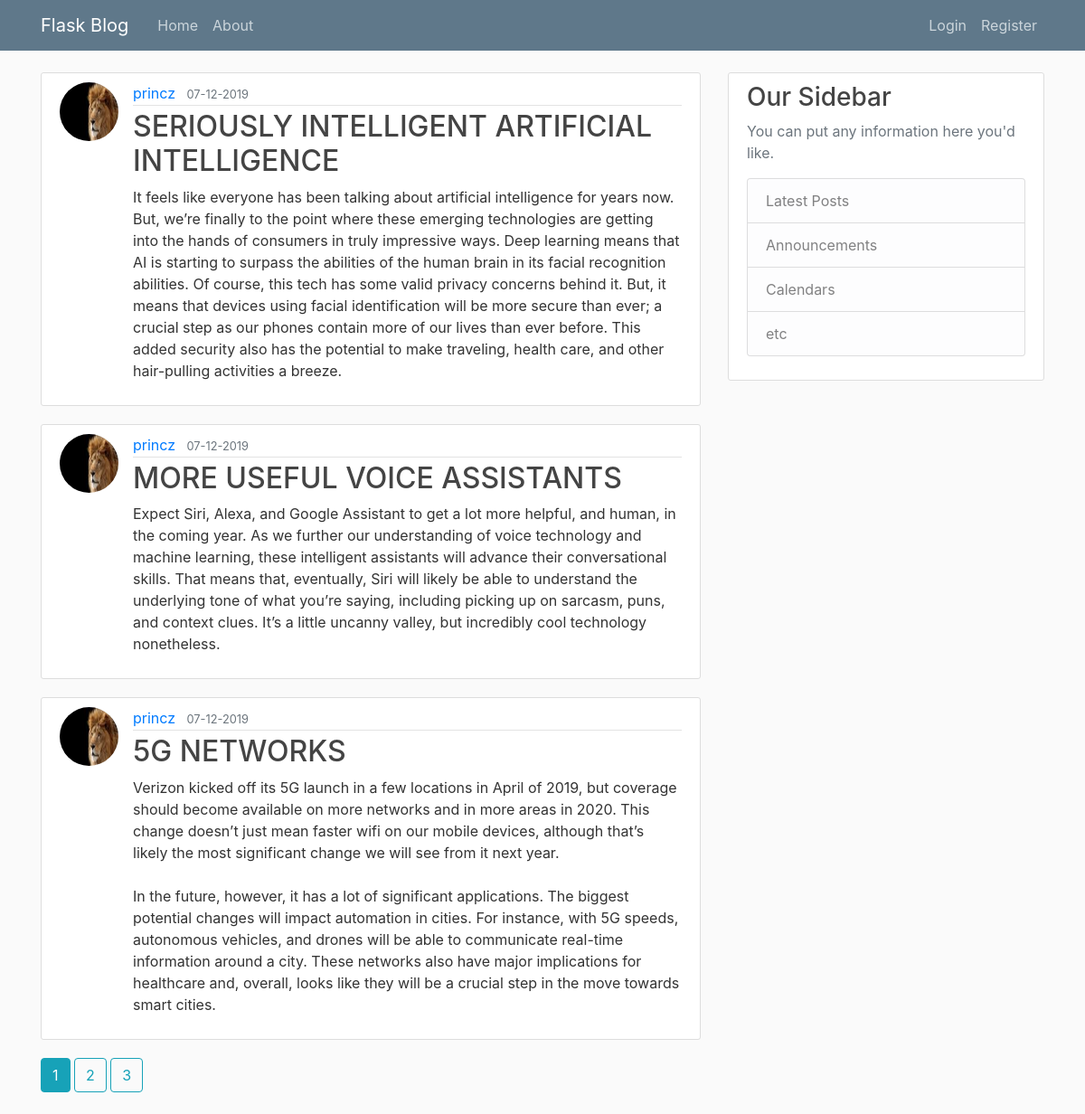
The page / on the database its author committed.
### flaskblog/models.py (models this page shows, shortened)
class Post(db.Model):
    id = db.Column(db.Integer, primary_key=True)
    title = db.Column(db.String(100), nullable=False)
    date_posted = db.Column(db.DateTime, nullable=False, default=datetime.utcnow)
    content = db.Column(db.Text, nullable=False)
    user_id = db.Column(db.Integer, db.ForeignKey('user.id'), nullable=False)

class User(db.Model, UserMixin):
    id = db.Column(db.Integer, primary_key=True)
    username = db.Column(db.String(20), unique=True, nullable=False)
    email = db.Column(db.String(120), unique=True, nullable=False)
    image_file = db.Column(db.String(20), nullable=False, default='1.JPG')
    password = db.Column(db.String(60), nullable=False)
    posts = db.relationship('Post', backref='author', lazy=True)

### flaskblog/routes.py (the view)
@app.route('/')
def home():
    page = request.args.get('page', 1, type=int)
    posts = Post.query.order_by(Post.date_posted.desc()).paginate(per_page=3, page=page)
    return render_template('home.html', posts=posts, title="post")

### flaskblog/templates/home.html
{%extends "layout.html"%}
{%block content%}
    {%for post in posts.items%}
        <article class="media content-section">
            <img class="rounded-circle article-img" src="{{url_for('static', filename='profile_pics/'+post.author.image_file) }}">
          <div class="media-body">
            <div class="article-metadata">
              <a class="mr-2" href="{{url_for('user_posts', username = post.author.username)}}">{{ post.author.username }}</a>
              <small class="text-muted">{{ post.date_posted.strftime('%d-%m-%Y') }}</small>
            </div>
            <h2><a class="article-title" href="{{url_for('post', post_id = post.id)}}">{{ post.title }}</a></h2>
            <p class="article-content">{{ post.content }}</p>
          </div>
        </article>
    {%endfor%}
 {%for page_num in posts.iter_pages(left_edge=1, right_edge=1, left_current=1, right_current=2)%}
    {%if page_num%}
        {%if posts.page == page_num%}
            <a class="btn btn-info mb-4" href="{{url_for('home', page = page_num)}}">{{page_num}}</a>
        {%else%}
            <a class="btn btn-outline-info mb-4" href="{{url_for('home', page = page_num)}}">{{page_num}}</a>
        {%endif%}
    {%else%}
        ...
    {%endif%}
 {%endfor%}
{%endblock content%}

### flaskblog/static/main.css (style rules this page uses)
body { background: #fafafa; color: #333333; margin-top: 5rem; }
h1, h2, h3, h4, h5, h6 { color: #444444; }
.content-section { background: #ffffff; padding: 10px 20px; border: 1px solid #dddddd; border-radius: 3px; margin-bottom: 20px; }
.article-title { color: #444444; }
.article-content { white-space: pre-line; }
.article-img { height: 65px; width: 65px; margin-right: 16px; }
.article-metadata { padding-bottom: 1px; margin-bottom: 4px; border-bottom: 1px solid #e3e3e3 }

### rows shown on the page
Post: image_file (picture), author.username "princz", date_posted "07-12-2019", title "SERIOUSLY INTELLIGENT ARTIFICIAL INTELLIGENCE", content "It feels like everyone has been talking about artificial intelligence for years now. But, we’re finally to the point where these emerging technologies are getting into the hands of consumers in truly impressive ways. Deep learning means that AI is starting to surpass the abilities of the human brain in its facial recognition abilities. Of course, this tech has some valid privacy concerns behind it. But, it means that devices using facial identification will be more secure than ever; a crucial step as our phones contain more of our lives than ever before. This added security also has the potential to make traveling, health care, and other hair-pulling activities a breeze."
Post: image_file (picture), author.username "princz", date_posted "07-12-2019", title "MORE USEFUL VOICE ASSISTANTS", content "Expect Siri, Alexa, and Google Assistant to get a lot more helpful, and human, in the coming year. As we further our understanding of voice technology and machine learning, these intelligent assistants will advance their conversational skills. That means that, eventually, Siri will likely be able to understand the underlying tone of what you’re saying, including picking up on sarcasm, puns, and context clues. It’s a little uncanny valley, but incredibly cool technology nonetheless."
Post: image_file (picture), author.username "princz", date_posted "07-12-2019", title "5G NETWORKS", content "Verizon kicked off its 5G launch in a few locations in April of 2019, but coverage should become available on more networks and in more areas in 2020. This change doesn’t just mean faster wifi on our mobile devices, although that’s likely the most significant change we will see from it next year. In the future, however, it has a lot of significant applications. The biggest potential changes will impact automation in cities. For instance, with 5G speeds, autonomous vehicles, and drones will be able to communicate real-time information around a city. These networks also have major implications for healthcare and, overall, looks like they will be a crucial step in the move towards smart cities."

### other values the page prints
{{ page_num }} "1"
{{ page_num }} "2" "3"
